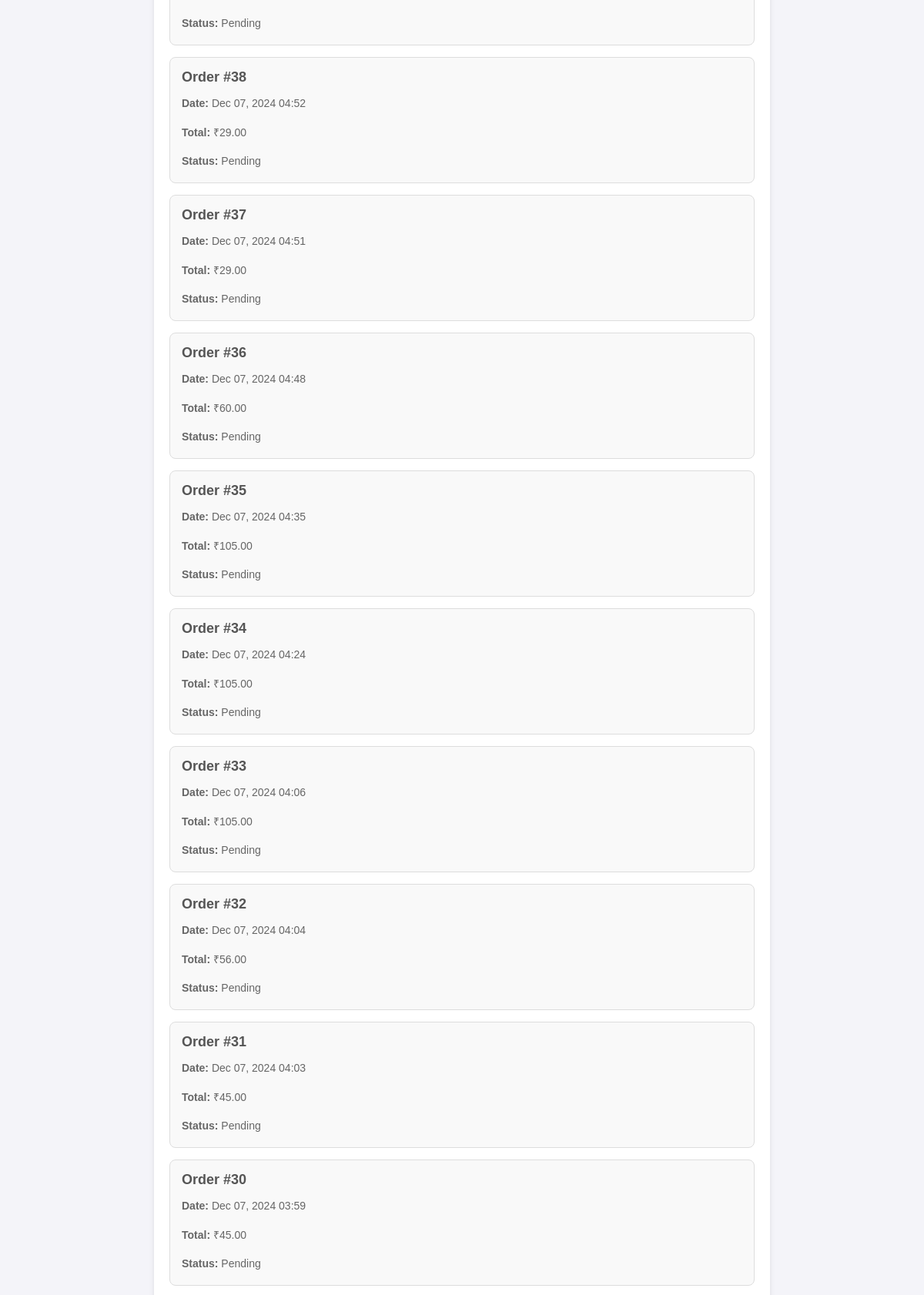
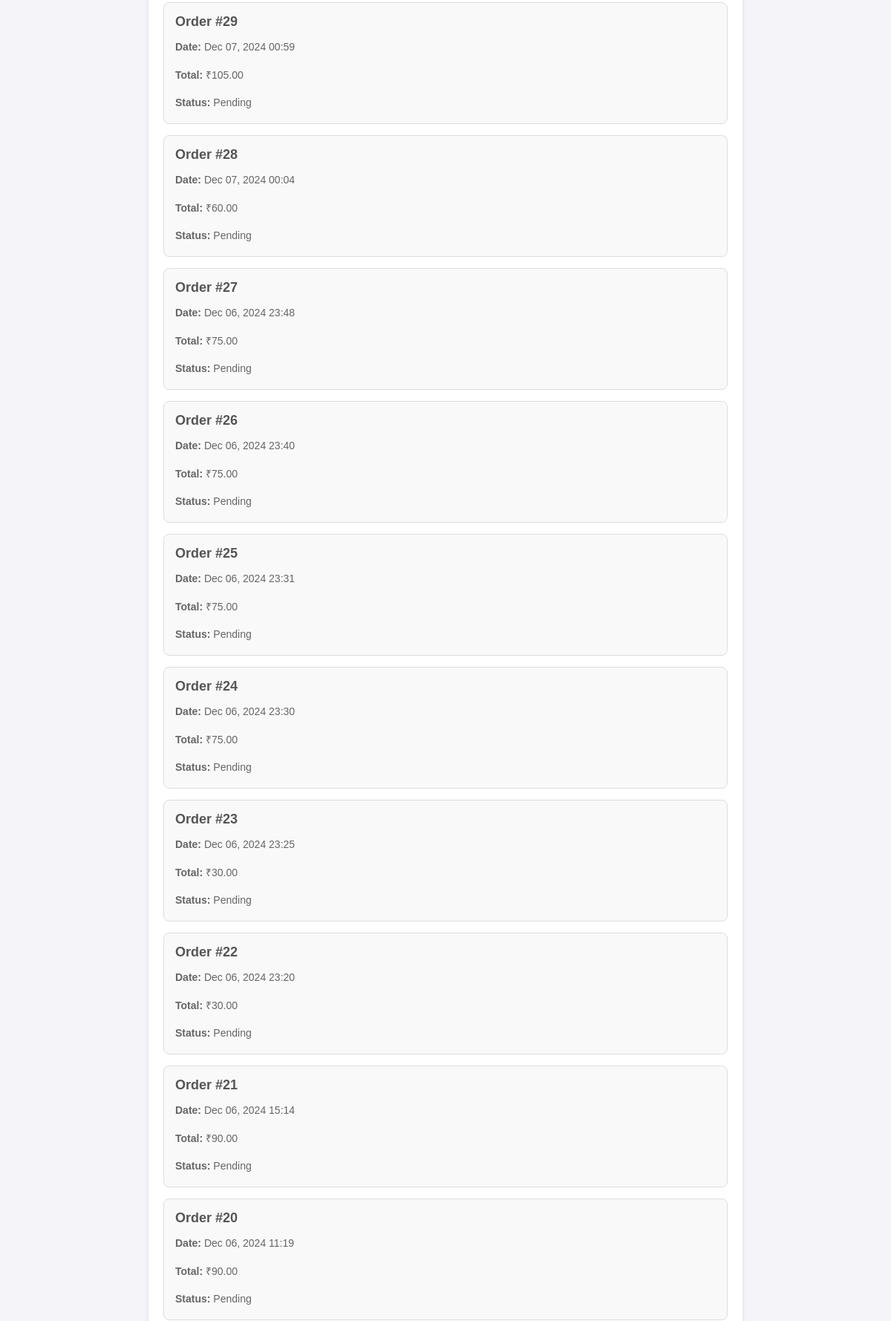
Screenshot of /order_history/ (signed in, upper part) with the database file from the repository (2 pictures, top to bottom).
### menu/models.py (models this page shows, shortened)
class Order(models.Model):
    user = models.ForeignKey(User, on_delete=models.CASCADE)
    items = models.ManyToManyField(MenuItem)
    order_id = models.CharField(max_length=126)
    total_amount = models.DecimalField(max_digits=10, decimal_places=2)
    status = models.CharField(max_length=20, default="Pending", choices=[
        ('Pending', 'Pending'),
        ('Preparing', 'Preparing'),
        ('Completed', 'Completed'),
    ])
    created_at = models.DateTimeField(auto_now_add=True)

### menu/views.py (the view)
# urls.py: path('order_history/', views.order_history, name='order_history'),
@login_required
def order_history(request):
    orders = Order.objects.filter(user=request.user).order_by('-created_at')
    return render(request, 'order_history.html', {'orders': orders})

### menu/templates/order_history.html (shortened to what this page needs)
<!DOCTYPE html>
<html lang="en">
<head>
  <link rel="stylesheet" href="https://cdnjs.cloudflare.com/ajax/libs/font-awesome/6.0.0-beta3/css/all.min.css">
  <link rel="stylesheet" href="styles.css">
</head>
<body>
  <div class="order-container">
    <div class="order-list">
      {% for order in orders %}
        <div class="order-item">
          <h2>Order #{{ order.id }}</h2>
          <p><strong>Date:</strong> {{ order.created_at|date:"M d, Y H:i" }}</p>
          <p><strong>Total:</strong> ₹{{ order.total_amount }}</p>
          <p><strong>Status:</strong> {{ order.status }}</p>
        </div>
      {% empty %}
        <p class="order-empty">You have no past orders.</p>
      {% endfor %}
    </div>
  </div>
</body>
</html>

### menu/templates/styles.css (style rules this page uses)
* { margin: 0; padding: 0; box-sizing: border-box; }
body { font-family: 'Arial', sans-serif; display: flex; justify-content: center; align-items: center; height: 100vh; background: linear-gradient(to right, #4CAF50, #87CEEB); color: #333; }

### menu/templates/order_history.html (style rules this page uses)
body { font-family: 'Arial', sans-serif; margin: 0; padding: 0; background: #f4f4f9; display: flex; justify-content: center; align-items: center; min-height: 100vh; }
.order-container { width: 100%; max-width: 800px; background: #ffffff; border-radius: 10px; box-shadow: 0 4px 6px rgba(0, 0, 0, 0.1); padding: 20px; box-sizing: border-box; }
.order-list { display: flex; flex-direction: column; gap: 15px; }
.order-item { display: flex; flex-direction: column; gap: 10px; background: #f9f9f9; border: 1px solid #ddd; border-radius: 8px; padding: 15px; }
.order-item h2 { font-size: 18px; font-weight: bold; color: #555; margin: 0; }

### rows the page displays
Order: status "Pending"
Order: id "38", created_at "Dec 07, 2024 04:52", total_amount "29.00", status "Pending"
Order: id "37", created_at "Dec 07, 2024 04:51", total_amount "29.00", status "Pending"
Order: id "36", created_at "Dec 07, 2024 04:48", total_amount "60.00", status "Pending"
Order: id "35", created_at "Dec 07, 2024 04:35", total_amount "105.00", status "Pending"
Order: id "34", created_at "Dec 07, 2024 04:24", total_amount "105.00", status "Pending"
Order: id "33", created_at "Dec 07, 2024 04:06", total_amount "105.00", status "Pending"
Order: id "32", created_at "Dec 07, 2024 04:04", total_amount "56.00", status "Pending"
Order: id "31", created_at "Dec 07, 2024 04:03", total_amount "45.00", status "Pending"
Order: id "30", created_at "Dec 07, 2024 03:59", total_amount "45.00", status "Pending"
Order: id "29", created_at "Dec 07, 2024 00:59", total_amount "105.00", status "Pending"
Order: id "28", created_at "Dec 07, 2024 00:04", total_amount "60.00", status "Pending"
Order: id "27", created_at "Dec 06, 2024 23:48", total_amount "75.00", status "Pending"
Order: id "26", created_at "Dec 06, 2024 23:40", total_amount "75.00", status "Pending"
Order: id "25", created_at "Dec 06, 2024 23:31", total_amount "75.00", status "Pending"
Order: id "24", created_at "Dec 06, 2024 23:30", total_amount "75.00", status "Pending"
Order: id "23", created_at "Dec 06, 2024 23:25", total_amount "30.00", status "Pending"
Order: id "22", created_at "Dec 06, 2024 23:20", total_amount "30.00", status "Pending"
Order: id "21", created_at "Dec 06, 2024 15:14", total_amount "90.00", status "Pending"
Order: id "20", created_at "Dec 06, 2024 11:19", total_amount "90.00", status "Pending"
